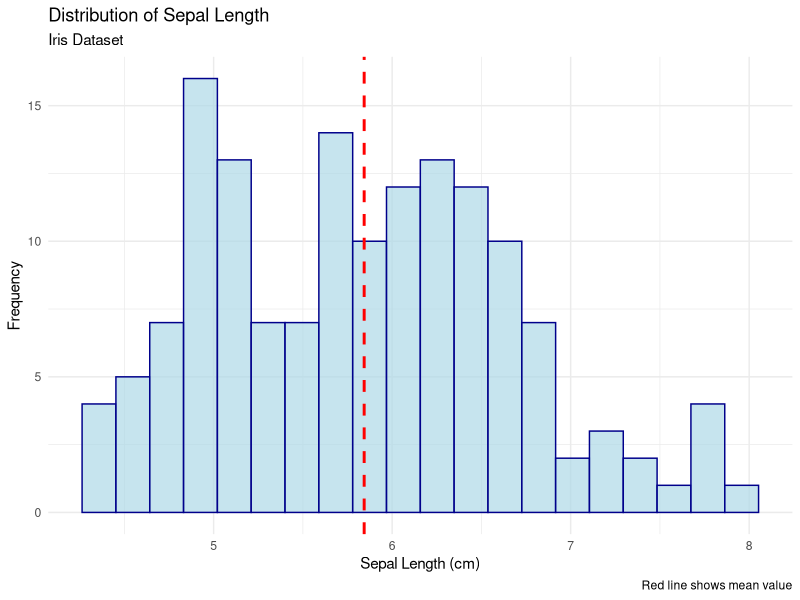
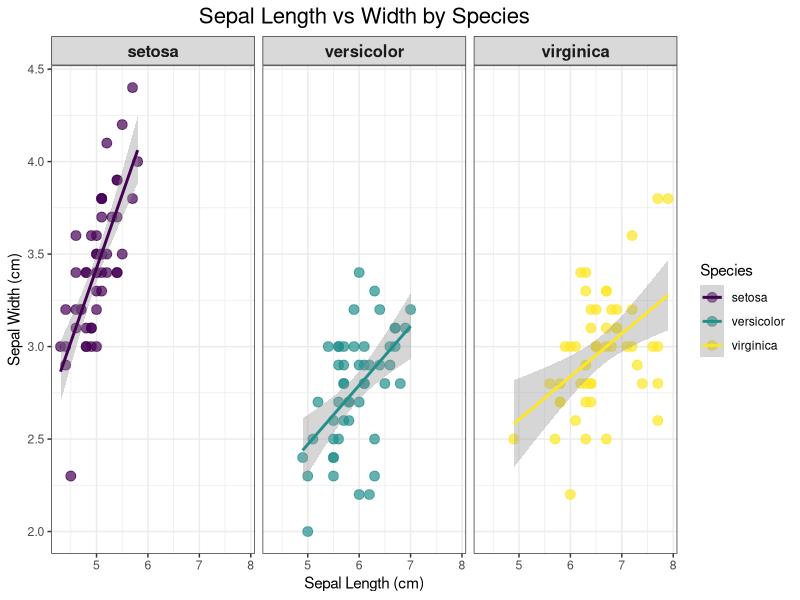
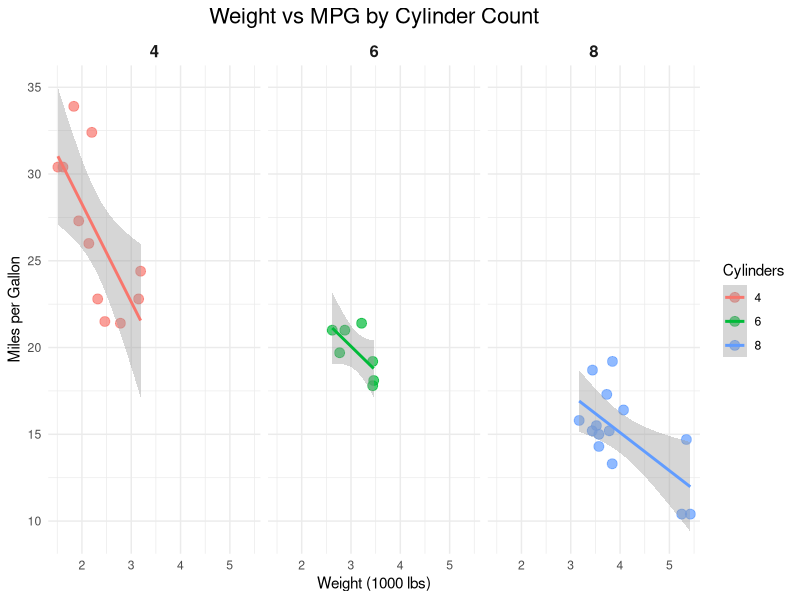

Write the R code that produced these figures, in order.
## ---- chunk 1
#| echo: false
#| eval: true
# Simulate the installation process
cat("Installing packages...\n")
cat("Package 'tidyverse' successfully installed\n")
cat("Package 'dplyr' successfully installed\n")
cat("Package 'ggplot2' successfully installed\n")
## ---- chunk 2
#| echo: false
#| eval: true
# Load libraries for this session
library(tidyverse)  # Loads dplyr, ggplot2, readr, tibble, stringr, forcats
library(dplyr)      # Data manipulation
library(ggplot2)    # Grammar of graphics plotting

# Alternative method
require(tidyverse)  # Similar to library() but returns TRUE/FALSE

# Check if package is installed before loading
if (!require(tidyverse)) {
  install.packages("tidyverse")
  library(tidyverse)
}
## ---- chunk 3
#| echo: false
#| eval: true
# Show package information
cat("Loaded packages:\n")
cat("[1] \".GlobalEnv\"     \"package:dplyr\"    \"package:ggplot2\"  \n")
cat("[4] \"package:stats\"   \"package:graphics\" \"package:utils\"    \n")
cat("\nPackage version example:\n")
cat("dplyr: 1.1.0\n")
## ---- chunk 4
#| echo: false
#| eval: true
# Load libraries first
library(tidyverse)

# Load datasets (assuming tidyverse is loaded)
data(iris)
data(mtcars)

# Convert to tibbles (modern data frames)
iris_tbl <- as_tibble(iris)
mtcars_tbl <- as_tibble(mtcars, rownames = "car_name")

# Explore with tidyverse functions
glimpse(iris_tbl)
glimpse(mtcars_tbl)
## ---- chunk 5
#| echo: false
#| eval: true
# Load libraries first
library(tidyverse)

# Load data and create tibble
data(iris)
iris_tbl <- as_tibble(iris)

# select() - choose columns
iris_tbl %>%
  select(Species, Sepal.Length, Sepal.Width) %>%
  head()

# filter() - choose rows
iris_tbl %>%
  filter(Species == "setosa", Sepal.Length > 5) %>%
  head()

# mutate() - create new columns
iris_tbl %>%
  mutate(
    Sepal.Ratio = Sepal.Length / Sepal.Width,
    Size.Category = if_else(Sepal.Length > median(Sepal.Length),
                            "Large", "Small")
  ) %>%
  head()
## ---- chunk 6
#| echo: false
#| eval: true
# Load libraries first
library(tidyverse)

# Load data
data(iris)
data(mtcars)
iris_tbl <- as_tibble(iris)
mtcars_tbl <- as_tibble(mtcars, rownames = "car_name")

# Group by and summarize
iris_summary <- iris_tbl %>%
  group_by(Species) %>%
  summarise(
    n = n(),
    mean_sepal_length = mean(Sepal.Length),
    sd_sepal_length = sd(Sepal.Length),
    median_sepal_width = median(Sepal.Width),
    min_petal_length = min(Petal.Length),
    max_petal_length = max(Petal.Length),
    .groups = "drop"
  )
print(iris_summary)

# More complex grouping
mtcars_summary <- mtcars_tbl %>%
  group_by(cyl, gear) %>%
  summarise(
    count = n(),
    avg_mpg = mean(mpg),
    avg_hp = mean(hp),
    .groups = "drop"
  ) %>%
  arrange(desc(avg_mpg))
print(mtcars_summary)
## ---- chunk 7
#| echo: false
#| eval: true
#| warning: false
# Load libraries first
library(tidyverse)

# Load data and create tibble
data(iris)
iris_tbl <- as_tibble(iris)

# Simple histogram
ggplot(iris_tbl, aes(x = Sepal.Length)) +
  geom_histogram(bins = 20, fill = "lightblue", color = "darkblue", alpha = 0.7) +
  geom_vline(aes(xintercept = mean(Sepal.Length)),
             color = "red", linetype = "dashed", size = 1) +
  labs(
    title = "Distribution of Sepal Length",
    subtitle = "Iris Dataset",
    x = "Sepal Length (cm)",
    y = "Frequency",
    caption = "Red line shows mean value"
  ) +
  theme_minimal()
## ---- chunk 8
#| echo: false
#| eval: true
# Load libraries first
library(tidyverse)

# Load data and create tibble
data(iris)
iris_tbl <- as_tibble(iris)

# Scatter plot with facets and regression lines
ggplot(iris_tbl, aes(x = Sepal.Length, y = Sepal.Width, color = Species)) +
  geom_point(size = 3, alpha = 0.7) +
  geom_smooth(method = "lm", se = TRUE) +
  facet_wrap(~ Species, ncol = 3) +
  scale_color_viridis_d() +
  labs(
    title = "Sepal Length vs Width by Species",
    x = "Sepal Length (cm)",
    y = "Sepal Width (cm)"
  ) +
  theme_bw() +
  theme(
    plot.title = element_text(size = 16, hjust = 0.5),
    strip.text = element_text(size = 12, face = "bold")
  )
## ---- chunk 9
#| echo: false
#| eval: true
# Load libraries first
library(tidyverse)

# Load data and create tibble
data(iris)
iris_tbl <- as_tibble(iris)

# Modern approach with dplyr
iris_stats <- iris_tbl %>%
  group_by(Species) %>%
  summarise(
    across(where(is.numeric),
           list(mean = mean,
                median = median,
                sd = sd,
                min = min,
                max = max,
               q25 = ~quantile(.x, 0.25),
               q75 = ~quantile(.x, 0.75)),
           .names = "{.col}_{.fn}"),
    .groups = "drop"
  )
print(iris_stats)
## ---- chunk 10
#| echo: false
#| eval: true
# Load libraries first
library(tidyverse)

# Load data and create tibble
data(iris)
iris_tbl <- as_tibble(iris)

# T-tests with tidy output
t_test_results <- iris_tbl %>%
  filter(Species %in% c("setosa", "versicolor")) %>%
  t.test(Sepal.Length ~ Species, data = .)
print(t_test_results)

# ANOVA with tidy output
anova_results <- aov(Sepal.Length ~ Species, data = iris_tbl)
print(summary(anova_results))
## ---- chunk 11
#| echo: false
#| eval: true
# Load libraries first
library(tidyverse)

# Load data and create tibble
data(mtcars)
mtcars_tbl <- as_tibble(mtcars, rownames = "car_name")

# Linear modeling
model1 <- lm(mpg ~ wt, data = mtcars_tbl)
model2 <- lm(mpg ~ wt + hp + cyl, data = mtcars_tbl)

# Compare models
summary(model1)
summary(model2)
## ---- chunk 12
#| echo: false
#| eval: true
# Load libraries first
library(tidyverse)

# Load data and create tibble
data(iris)
iris_tbl <- as_tibble(iris)

# Apply function to multiple columns
iris_tbl %>%
  select(where(is.numeric)) %>%
  map(mean)

# Map with different output types
iris_tbl %>%
  select(where(is.numeric)) %>%
  map_dbl(sd)

# Map over groups
iris_tbl %>%
  split(.$Species) %>%
  map(~lm(Sepal.Length ~ Sepal.Width, data = .x)) %>%
  map_dbl(~summary(.x)$r.squared)
## ---- chunk 13
# Exercise solution 

# Load the built-in dataset "mtcars"
data(mtcars)

# 1. Summary by cylinders -------------------------------------------

# Print a label so we know what this section is about
print("1. Fuel efficiency by cylinders:")

# aggregate() applies a function to data grouped by some variable
# mpg ~ cyl means: group mpg values by the variable cyl (number of cylinders)
# data = mtcars tells it which dataset to use
# FUN = function(x) ... tells aggregate what to compute for each group:
#   - length(x) counts how many rows in that group
#   - mean(x) gives the average mpg in that group
mpg_summary <- aggregate(
  mpg ~ cyl, 
  data = mtcars,
  FUN = function(x) c(count = length(x), mean = mean(x))
)

# Print the grouped summary results
print(mpg_summary)


# 2. Scatter plot with ggplot2 --------------------------------------

# ggplot() builds plots layer by layer.
# aes(x = wt, y = mpg, color = factor(cyl)) defines the "aesthetics":
#   - x-axis is car weight (wt)
#   - y-axis is miles per gallon (mpg)
#   - color points by cylinder count (cyl, turned into a factor for categories)
ggplot(mtcars, aes(x = wt, y = mpg, color = factor(cyl))) +
  
  # geom_point() makes a scatter plot
  # size = 3 controls point size; alpha = 0.7 makes them partly transparent
  geom_point(size = 3, alpha = 0.7) +
  
  # geom_smooth() adds a fitted regression line
  # method = "lm" means use linear regression
  # se = TRUE means show a shaded confidence band around the line
  geom_smooth(method = "lm", se = TRUE) +
  
  # facet_wrap(~ cyl) makes separate panels for each cylinder category
  facet_wrap(~ cyl) +
  
  # labs() sets labels: title, axis labels, and legend title
  labs(
    title = "Weight vs MPG by Cylinder Count",
    x = "Weight (1000 lbs)",
    y = "Miles per Gallon",
    color = "Cylinders"
  ) +
  
  # theme_minimal() gives the plot a clean look
  theme_minimal() +
  
  # theme() customizes appearance
  # plot.title changes font size (16) and centers (hjust = 0.5)
  # strip.text controls the text that labels each facet panel
  theme(
    plot.title = element_text(size = 16, hjust = 0.5),
    strip.text = element_text(size = 12, face = "bold")
  )


# 3. Create efficiency categories -----------------------------------

# ifelse(test, yes, no) assigns values based on conditions
# First test: if mpg > 20 → "High"
# Else, test again: if mpg >= 15 → "Medium"
# Else → "Low"
mtcars$efficiency <- ifelse(
  mtcars$mpg > 20, "High",
  ifelse(mtcars$mpg >= 15, "Medium", "Low")
)

# table() counts how many cars fall into each efficiency category
efficiency_counts <- table(mtcars$efficiency)

# Print a label and then the table of counts
print("\n3. Efficiency categories:")
print(efficiency_counts)


# 4. Correlations with mpg ------------------------------------------

# cor(x, y) computes the Pearson correlation between two numeric variables
# Here: mpg vs cyl
cor(mtcars$mpg, mtcars$cyl)  # you could repeat with hp, wt, etc.

# To do correlations with all numeric variables at once:
# dplyr::select(mtcars, where(is.numeric)) selects only numeric columns
mtcars_num <- dplyr::select(mtcars, where(is.numeric))

# cor(mtcars_num) computes the correlation matrix of all numeric columns
# [-1, "mpg"] extracts every row except the first, in the column for mpg
# (assumes mpg is the first column; safer would be to use column names)
cor(mtcars_num)[-1, "mpg"]

